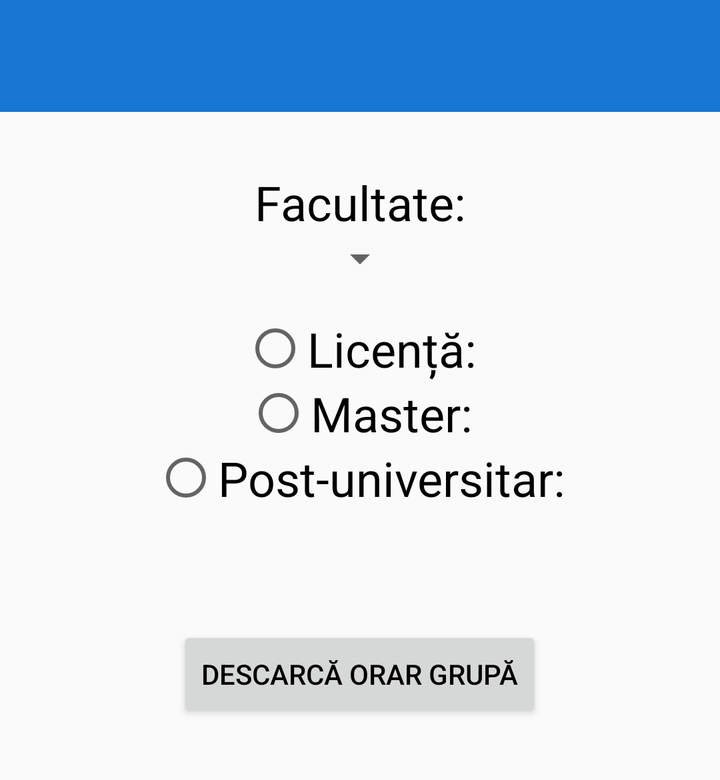
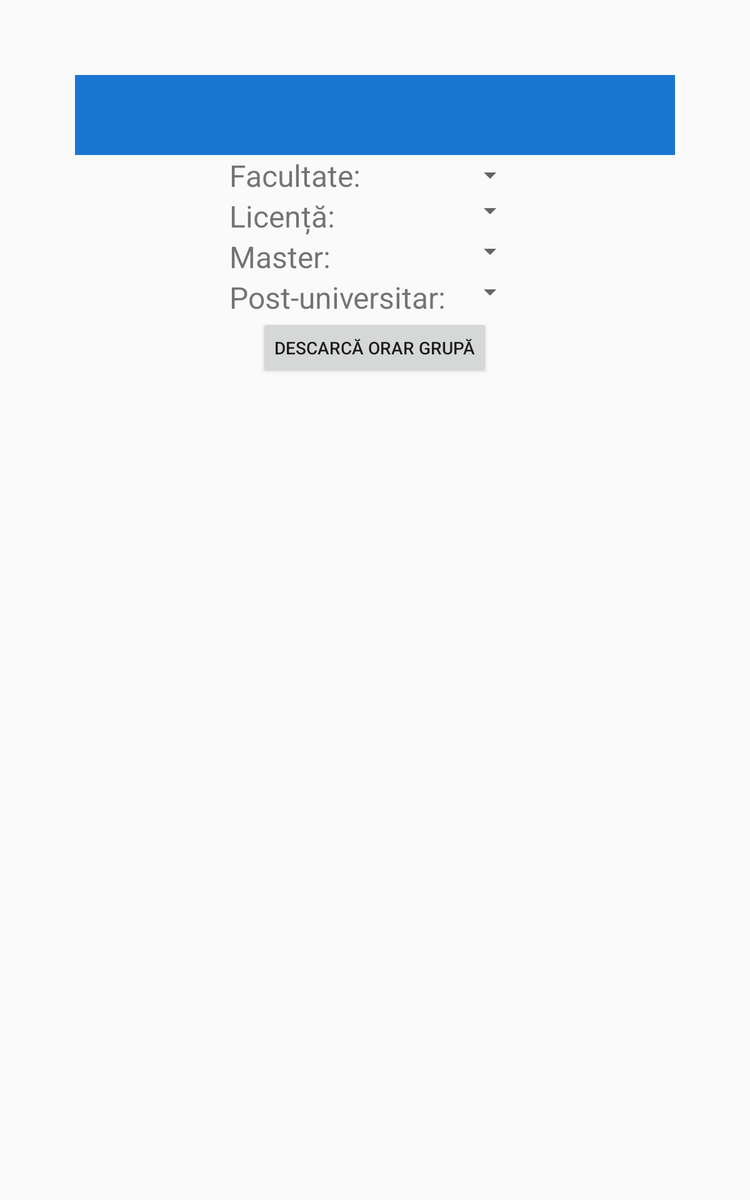

An Android layout and its configuration variant, each rendered on a device that would load it. The default file and the variant file are quoted in full after the pictures.
<!-- AndroidManifest.xml: application theme Theme.Alexandru -->
<!-- res/layout/activity_settings.xml -->
<?xml version="1.0" encoding="utf-8"?>
<RelativeLayout xmlns:android="http://schemas.android.com/apk/res/android"
    android:layout_width="wrap_content"
    android:layout_height="wrap_content">

    <include
        layout="@layout/toolbar"
        android:id="@+id/settings_toolbar"
        android:layout_width="match_parent"
        android:layout_height="@dimen/abc_action_bar_default_height_material" />

    <ScrollView
        android:layout_below="@id/settings_toolbar"
        android:layout_width="wrap_content"
        android:layout_height="wrap_content">

        <RelativeLayout
            android:orientation="vertical"
            android:layout_width="wrap_content"
            android:layout_height="wrap_content"
            android:layout_margin="@dimen/downloader_activity_margins">

            <View
                android:id="@+id/zero_separator"
                android:layout_width="match_parent"
                android:layout_height="@dimen/medium_text" />

            <TextView
                android:id="@+id/faculty_label"
                android:layout_below="@id/zero_separator"
                android:layout_width="wrap_content"
                android:layout_height="wrap_content"
                android:layout_centerHorizontal="true"
                android:text="@string/label_faculty"
                android:textSize="@dimen/large_text"
                android:textColor="@android:color/black"
                android:saveEnabled="true" />

            <Spinner
                android:id="@+id/spinner_faculty"
                android:layout_below="@id/faculty_label"
                android:layout_width="wrap_content"
                android:layout_height="wrap_content"
                android:layout_centerHorizontal="true"
                android:prompt="@string/empty_string"
                android:textSize="24sp" />

            <View
                android:id="@+id/first_separator"
                android:layout_below="@id/spinner_faculty"
                android:layout_width="match_parent"
                android:layout_height="@dimen/medium_text" />

            <RadioGroup
                android:id="@+id/radio_group"
                android:layout_below="@id/first_separator"
                android:layout_width="wrap_content"
                android:layout_height="wrap_content"
                android:layout_centerHorizontal="true"
                android:gravity="center">

                <RadioButton
                    android:id="@+id/licence_btn"
                    android:layout_width="wrap_content"
                    android:layout_height="wrap_content"
                    android:text="@string/label_licence"
                    android:textSize="@dimen/large_text"
                    android:saveEnabled="true" />

                <RadioButton
                    android:id="@+id/master_btn"
                    android:layout_width="wrap_content"
                    android:layout_height="wrap_content"
                    android:text="@string/label_master"
                    android:textSize="@dimen/large_text"
                    android:saveEnabled="true" />

                <RadioButton
                    android:id="@+id/phd_btn"
                    android:layout_width="wrap_content"
                    android:layout_height="wrap_content"
                    android:text="@string/label_phd"
                    android:textSize="@dimen/large_text"
                    android:saveEnabled="true" />
            </RadioGroup>

            <View
                android:id="@+id/second_separator"
                android:layout_below="@id/radio_group"
                android:layout_width="match_parent"
                android:layout_height="@dimen/medium_text" />

            <TextView
                android:id="@+id/undergr_label"
                android:layout_below="@id/second_separator"
                android:layout_width="wrap_content"
                android:layout_height="wrap_content"
                android:layout_centerHorizontal="true"
                android:text="@string/label_licence"
                android:textSize="@dimen/large_text"
                android:visibility="gone" />

            <Spinner
                android:id="@+id/spinner_group_undergraduate"
                android:layout_below="@id/undergr_label"
                android:layout_width="wrap_content"
                android:layout_height="wrap_content"
                android:layout_centerHorizontal="true"
                android:prompt="@string/empty_string"
                android:textSize="24sp"
                android:visibility="invisible"
                android:saveEnabled="true" />


            <TextView
                android:id="@+id/masters_label"
                android:layout_below="@id/second_separator"
                android:layout_width="wrap_content"
                android:layout_height="wrap_content"
                android:layout_centerHorizontal="true"
                android:text="@string/label_master"
                android:textSize="@dimen/large_text"
                android:visibility="gone" />

            <Spinner
                android:id="@+id/spinner_group_master"
                android:layout_below="@id/masters_label"
                android:layout_width="wrap_content"
                android:layout_height="wrap_content"
                android:layout_centerHorizontal="true"
                android:prompt="@string/empty_string"
                android:textSize="24sp"
                android:visibility="invisible"
                android:saveEnabled="true" />

            <TextView
                android:id="@+id/phd_label"
                android:layout_below="@id/second_separator"
                android:layout_width="wrap_content"
                android:layout_height="wrap_content"
                android:layout_centerHorizontal="true"
                android:text="@string/label_phd"
                android:textSize="@dimen/large_text"
                android:visibility="gone" />

            <Spinner
                android:id="@+id/spinner_group_phd"
                android:layout_below="@id/phd_label"
                android:layout_width="wrap_content"
                android:layout_height="wrap_content"
                android:layout_centerHorizontal="true"
                android:prompt="@string/empty_string"
                android:textSize="24sp"
                android:visibility="invisible"
                android:saveEnabled="true" />

            <View
                android:id="@+id/third_separator"
                android:layout_below="@id/spinner_group_undergraduate"
                android:layout_width="match_parent"
                android:layout_height="@dimen/medium_text" />

            <Button
                android:id="@+id/download_btn"
                android:layout_below="@id/third_separator"
                android:layout_width="wrap_content"
                android:layout_height="wrap_content"
                android:layout_centerHorizontal="true"
                android:text="@string/download_timetable_group"
                android:textColor="@android:color/black" />

            <View
                android:id="@+id/fourth_separator"
                android:layout_below="@id/download_btn"
                android:layout_width="match_parent"
                android:layout_height="@dimen/medium_text"
                android:layout_alignParentBottom="true" />

        </RelativeLayout>
    </ScrollView>
</RelativeLayout>
<!-- res/layout/toolbar.xml (included above) -->
<?xml version="1.0" encoding="utf-8"?>
<androidx.appcompat.widget.Toolbar xmlns:android="http://schemas.android.com/apk/res/android"
    android:id="@+id/bottomToolbar"
    android:layout_width="match_parent"
    android:layout_height="wrap_content"
    android:background="@color/colorPrimaryDark">

    <TextView
        android:id="@+id/toolbar_title"
        android:textSize="@dimen/large_text"
        android:layout_width="wrap_content"
        android:layout_height="wrap_content" />

</androidx.appcompat.widget.Toolbar>
<!-- resources referenced by this layout -->
<resources>
  <color name="colorPrimaryDark">#1976D2</color>
  <dimen name="downloader_activity_margins">12dp</dimen>
  <dimen name="large_text">24sp</dimen>
  <dimen name="medium_text">17sp</dimen>
  <string name="download_timetable_group">Descarcă orar grupă</string>
  <string name="empty_string" />
  <string name="label_faculty">Facultate: </string>
  <string name="label_licence">Licență: </string>
  <string name="label_master">Master: </string>
  <string name="label_phd">Post-universitar: </string>
  <!-- from res/values-v14/ -->
  <style name="Theme.Alexandru" parent="@style/Theme.AppCompat.Light">
          
          <item name="displayOptions">useLogo|homeAsUp</item>
          <item name="windowActionBar">false</item>
          <item name="windowNoTitle">true</item>
          <item name="android:windowNoTitle">true</item>
          <item name="colorPrimary">@color/colorPrimary</item>
          <item name="colorPrimaryDark">@color/colorPrimaryDark</item>
          <item name="colorAccent">@color/colorAccent</item>
      </style>
  <color name="colorPrimary">#2196F3</color>
  <color name="colorAccent">#2196F3</color>
</resources>
<!-- res/layout-sw600dp/activity_settings.xml (the repository's variant of the layout above) -->
<!-- drawn on a 7-inch tablet held upright -->
<?xml version="1.0" encoding="utf-8"?>
<TableLayout xmlns:android="http://schemas.android.com/apk/res/android"
    android:orientation="vertical"
    android:layout_width="match_parent"
    android:layout_height="match_parent"
    android:layout_margin="@dimen/downloader_activity_margins">

    <include
        layout="@layout/toolbar"
        android:id="@+id/settings_toolbar"
        android:layout_width="match_parent"
        android:layout_height="@dimen/abc_action_bar_default_height_material" />

    <TableRow android:gravity="center">

        <TextView
            android:gravity="left"
            android:text="@string/label_faculty"
            android:textSize="@dimen/large_text" />

        <Spinner
            android:id="@+id/spinner_faculty"
            android:prompt="@string/empty_string"
            android:textSize="24sp" />
    </TableRow>

    <RadioGroup
        android:id="@+id/radio_group"
        android:gravity="center">

        <RadioButton
            android:id="@+id/licence_btn"
            android:layout_width="wrap_content"
            android:layout_height="wrap_content"
            android:text="@string/label_licence"
            android:textSize="@dimen/large_text"
            android:onClick="onRadioButtonClick"
            android:visibility="gone" />

        <RadioButton
            android:id="@+id/master_btn"
            android:layout_width="wrap_content"
            android:layout_height="wrap_content"
            android:text="@string/label_master"
            android:textSize="@dimen/large_text"
            android:onClick="onRadioButtonClick"
            android:visibility="gone" />
    </RadioGroup>

    <TableRow android:gravity="center_horizontal">

        <TextView
            android:text="@string/label_licence"
            android:textSize="@dimen/large_text" />

        <Spinner
            android:id="@+id/spinner_group_undergraduate"
            android:prompt="@string/empty_string"
            android:textSize="24sp" />
    </TableRow>

    <TableRow android:gravity="center_horizontal">

        <TextView
            android:text="@string/label_master"
            android:textSize="@dimen/large_text" />

        <Spinner
            android:id="@+id/spinner_group_master"
            android:prompt="@string/empty_string"
            android:textSize="24sp" />
    </TableRow>

    <TableRow android:gravity="center_horizontal">

        <TextView
            android:text="@string/label_phd"
            android:textSize="@dimen/large_text" />

        <Spinner
            android:id="@+id/spinner_group_phd"
            android:prompt="@string/empty_string"
            android:textSize="24sp" />
    </TableRow>

    <TableRow android:gravity="center_horizontal">

        <Button
            android:id="@+id/download_btn"
            android:text="@string/download_timetable_group" />
    </TableRow>

    <TableRow android:visibility="gone">

        <Button
            android:id="@+id/donwload1"
            android:layout_weight="1"
            android:text="C an2" />

        <Button
            android:id="@+id/donwload2"
            android:layout_weight="1"
            android:text="C an4" />
    </TableRow>
</TableLayout>
<!-- resources referenced by the variant -->
<!-- as a 7-inch tablet held upright resolves them -->
<resources>
  <color name="colorPrimaryDark">#1976D2</color>
  <!-- from res/values-sw500dp/ -->
  <dimen name="downloader_activity_margins">60dp</dimen>
  <dimen name="large_text">24sp</dimen>
  <string name="download_timetable_group">Descarcă orar grupă</string>
  <string name="empty_string" />
  <string name="label_faculty">Facultate: </string>
  <string name="label_licence">Licență: </string>
  <string name="label_master">Master: </string>
  <string name="label_phd">Post-universitar: </string>
  <!-- from res/values-v14/ -->
  <style name="Theme.Alexandru" parent="@style/Theme.AppCompat.Light">
          
          <item name="displayOptions">useLogo|homeAsUp</item>
          <item name="windowActionBar">false</item>
          <item name="windowNoTitle">true</item>
          <item name="android:windowNoTitle">true</item>
          <item name="colorPrimary">@color/colorPrimary</item>
          <item name="colorPrimaryDark">@color/colorPrimaryDark</item>
          <item name="colorAccent">@color/colorAccent</item>
      </style>
  <color name="colorPrimary">#2196F3</color>
  <color name="colorAccent">#2196F3</color>
</resources>
